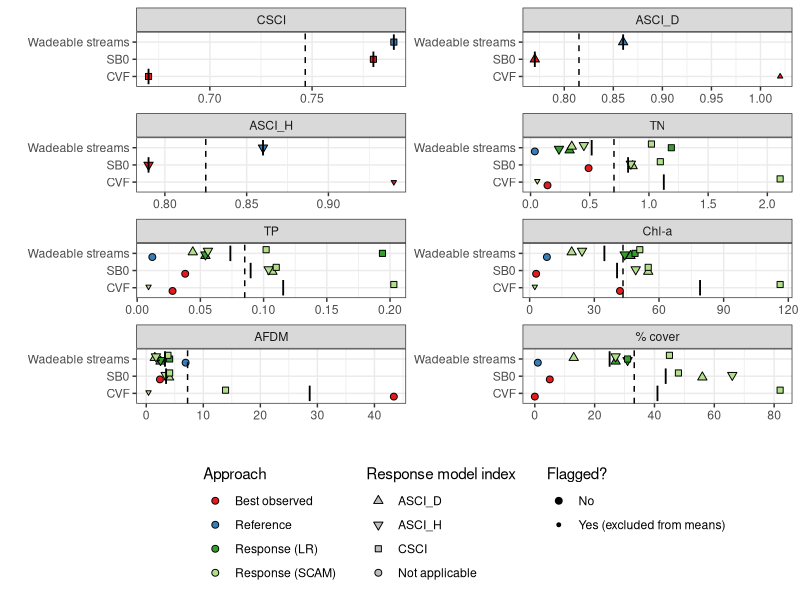
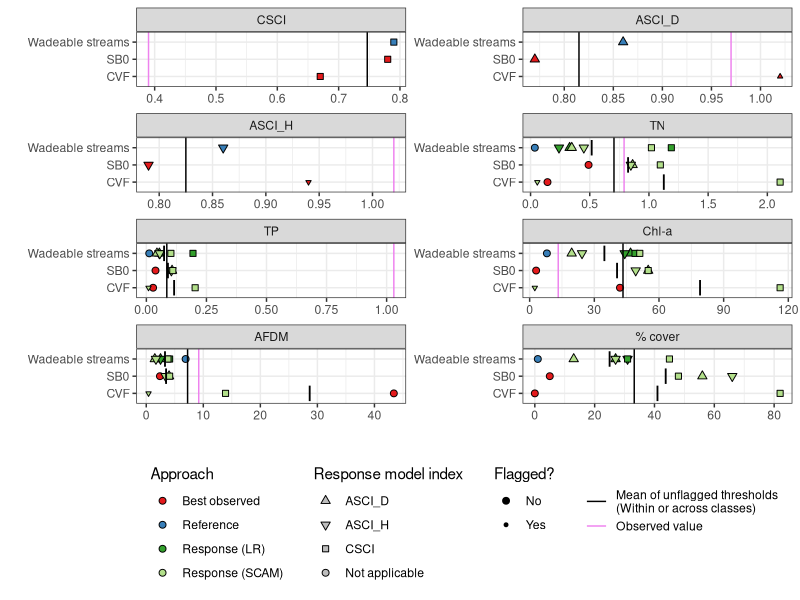
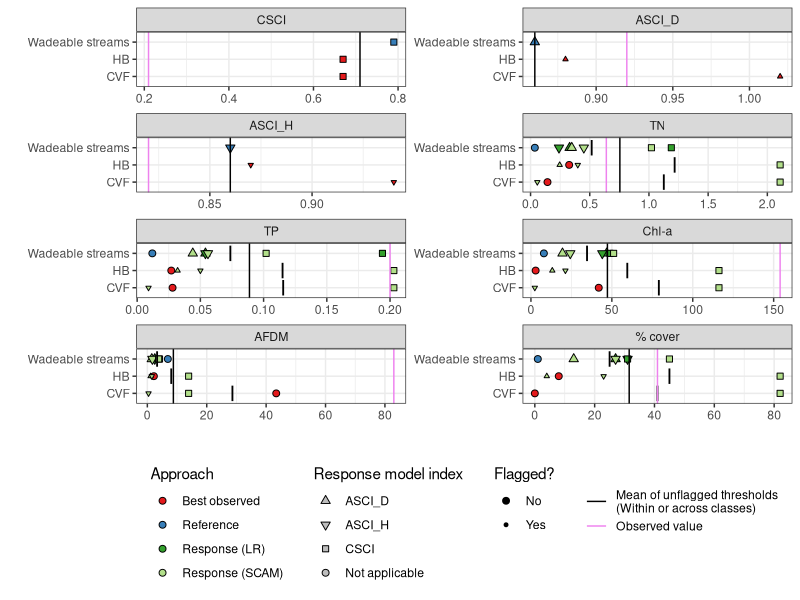
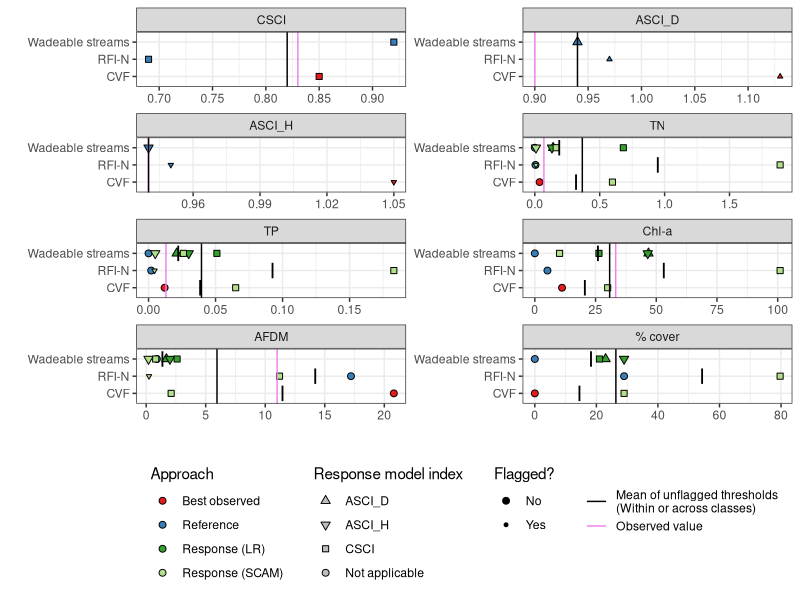

Generate these figures, in order, with R:
library(tidyverse)
library(ggplot2)

#Load and prep required data
thresholds_df<-read_csv("Data/mod_channel_thresholds.csv") %>%
  mutate(Indicator = factor(Indicator, levels = unique(Indicator)),
         Flagged = !is.na(Flag),
         Approach4 = case_when(Approach=="Response"~paste0("Response (",Response_model_form,")"),
                               T~Approach))


#Get user info

#Get thresholds
synthesize_thresholds_plotdata<-function(
    classes,
    indicators = c("CSCI","ASCI_D","ASCI_H","TN","TP","Chl-a","AFDM","% cover"),
    stringency="Intermediate") {
  
  
  thresh_dat<-thresholds_df %>%
    filter(Stringency==stringency) %>%
    # filter(!Flagged) %>%
    filter(Class %in% c("Wadeable streams",classes)) %>%
    filter(Indicator %in% indicators) %>%
    mutate(Index = case_when(Indicator_Type=="Biointegrity"~Indicator,
                             Approach=="Response"~Response_model_index,
                             T~"Not applicable"))
  thresh_dat_sum<-thresh_dat %>%
    filter(!Flagged) %>%
    group_by(Indicator) %>%
    summarise(Threshold_mean= mean(Threshold_value, na.rm=T))
  thresholds_plotdata <- list(thresh_dat, thresh_dat_sum)
  thresholds_plotdata
}

synthesize_thresholds_plot<-function(
    classes,
    indicators = c("CSCI","ASCI_D","ASCI_H","TN","TP","Chl-a","AFDM","% cover"),
    stringency="Intermediate") {
  
  thresholds_plotdata <- synthesize_thresholds_plotdata(classes=classes, indicators=indicators, stringency = stringency)
  ggplot(data=thresholds_plotdata[[1]], 
         aes(x=Class, y=Threshold_value))+
    # geom_point(aes(color=Approach), position=position_jitter(height=0, width=.1))+
    
    geom_point(aes(fill=Approach4, shape=Index, 
                   size=Flagged),
               position=position_dodge(width=.5))+
    # stat_summary(data=. %>% filter(!Flagged), fun.y="mean", shape=8, size=.5)+
    stat_summary(data=. %>% filter(!Flagged), fun.y="mean", geom="crossbar", size=.25)+
    geom_hline(data=thresholds_plotdata[[2]], aes(yintercept=Threshold_mean), linetype="dashed", size=.5)+
    # stat_summary( fun.y="mean", shape=10)+
    facet_wrap(~Indicator, scales="free", ncol=2)+
    scale_shape_manual(values=c(24,25,22, 21), name="Response model index")+
    scale_fill_manual(values=c("#e41a1c","#377eb8","#33a02c","#b2df8a"), name="Approach")+
    scale_size_manual(values=c(2,1), name="Flagged?", labels=c("No","Yes (excluded from means)"))+
    theme_bw()+
    coord_flip()+
    guides(shape=guide_legend(override.aes = list(fill="gray", size=2), order=2),
           fill=guide_legend(override.aes = list(shape=21, size=2), order=1),
           size=guide_legend(order=3)
    )+
    theme(legend.position = "bottom",
          legend.direction = "vertical")+
    xlab("")+ylab("")
}

# synthesize_thresholds_plot(classes=c("RFI-N","CVF","HB"))
synthesize_thresholds_plot(classes=c("CVF","SB0"),
                           indicators = c("CSCI","ASCI_D","ASCI_H","TN","TP","Chl-a","AFDM", "% cover"))
##

synthesize_thresholds_obs_plot<-function(
    classes,
    indicators = c("CSCI","ASCI_D","ASCI_H","TN","TP","Chl-a","AFDM","% cover"),
    CSCI=NA_real_,ASCI_D=NA_real_,ASCI_H=NA_real_, TN=NA_real_, TP=NA_real_, Chla=NA_real_, AFDM=NA_real_, Cover=NA_real_,
    stringency="Intermediate") {
  
  obs_data=tibble(
    Indicator=c("CSCI","ASCI_D","ASCI_H","TN","TP","Chl-a","AFDM","% cover"),
    Observed_value=c(CSCI, ASCI_D, ASCI_H, TN, TP, Chla, AFDM, Cover)
  ) %>%
    filter(Indicator %in%  indicators) %>%
    mutate(Indicator=factor(Indicator, levels=c("CSCI","ASCI_D","ASCI_H","TN","TP","Chl-a","AFDM","% cover")))
  
  thresholds_plotdata <- synthesize_thresholds_plotdata(classes=classes, indicators=indicators, stringency = stringency) 
  xdf <- obs_data %>%
    rename(Value=Observed_value) %>%
    mutate(DataType="Observed value") %>%
    bind_rows(
      thresholds_plotdata[[2]] %>%
        rename(Value=Threshold_mean) %>%
        mutate(DataType="Mean of thresholds")
    )
  multiple_thresholds<-thresholds_plotdata[[1]] %>%
    filter(!Flagged) %>%
    mutate(ClassIndicator = paste0(Class, Indicator)) %>%
    group_by(ClassIndicator) %>%
    tally() %>%
    ungroup()%>%
    filter(n>1) 
  
  ydf<-thresholds_plotdata[[1]] %>%
    mutate(ClassIndicator = paste0(Class, Indicator))
  ggplot(data=ydf, 
         aes(x=Class, y=Threshold_value))+
    # geom_point(aes(color=Approach), position=position_jitter(height=0, width=.1))+
    
    geom_point(aes(fill=Approach4, shape=Index, 
                   size=Flagged),
               position=position_dodge(width=0))+
    stat_summary(data=. %>% 
                   filter(!Flagged) %>%
                   filter(ClassIndicator %in% multiple_thresholds$ClassIndicator), fun.y="mean", geom="crossbar", size=.25)+
    # geom_hline(data=obs_data, aes(yintercept=Observed_value, color="Observed value"), linetype="dashed", size=.75)+scale_color_manual(values=c("violet"), name="")+
    # geom_hline(data=thresholds_plotdata[[2]], aes(yintercept=Threshold_mean), linetype="solid")+
    geom_hline(data=xdf, aes(yintercept=Value, color=DataType))+
    scale_color_manual(values=c("black","violet"), name="", labels=c("Mean of unflagged thresholds\n(Within or across classes)","Observed value"))+
    facet_wrap(~Indicator, scales="free", ncol=2)+
    scale_shape_manual(values=c(24,25,22, 21), name="Response model index")+
    scale_fill_manual(values=c("#e41a1c","#377eb8","#33a02c","#b2df8a"), name="Approach")+
    scale_size_manual(values=c(2,1), name="Flagged?", labels=c("No","Yes"))+
    theme_bw()+
    coord_flip()+
    guides(shape=guide_legend(override.aes = list(fill="gray", size=2), order=2),
           fill=guide_legend(override.aes = list(shape=21, size=2), order=1),
           size=guide_legend(order=3),
           color=guide_legend(order=4)
    )+
    theme(legend.position = "bottom",
          legend.direction = "vertical")+
    xlab("")+ylab("")
}


#Elder
test_plot<-synthesize_thresholds_obs_plot(classes=c("CVF","SB0"),
                                          indicators = c("CSCI","ASCI_D","ASCI_H","TN","TP","Chl-a","AFDM", "% cover"),
                                          CSCI=0.39, ASCI_D=0.97, ASCI_H=1.02, TN=0.79, TP=1.03, Chla=13.26, AFDM=9.2)

# library(cowplot)
# cowplot::plot_grid(test_plot +
#                      theme(legend.position = "none"),
#                    cowplot::get_legend(test_plot),
#                    nrow=2, rel_heights=c(1,.25),
#                    hjust=0)

ggsave(test_plot, filename="Figures/assessment_plot_alt_ELDER.jpg",
       dpi=300, height=8, width=7.75)

#Magpie
test_plot<-synthesize_thresholds_obs_plot(classes=c("CVF","HB"),
                                          indicators = c("CSCI","ASCI_D","ASCI_H","TN","TP","Chl-a","AFDM", "% cover"),
                                          CSCI=0.21, ASCI_D=0.92, ASCI_H=.82, TN=.64, TP=.2, Chla=154, AFDM=83, Cover=41)

# library(cowplot)
# cowplot::plot_grid(test_plot +
#                      theme(legend.position = "none"),
#                    cowplot::get_legend(test_plot),
#                    nrow=2, rel_heights=c(1,.25),
#                    hjust=0)

ggsave(test_plot, filename="Figures/assessment_plot_alt_MAGPIE.jpg",
       dpi=300, height=8, width=7.75)

#Pine
test_plot<-synthesize_thresholds_obs_plot(classes=c("CVF","RFI-N"),
                                          indicators = c("CSCI","ASCI_D","ASCI_H","TN","TP","Chl-a","AFDM", "% cover"),
                                          CSCI=0.83, ASCI_D=0.9, ASCI_H=.94, TN=.07, TP=.013, Chla=33.3, AFDM=11, 
                                          stringency = "High")

# library(cowplot)
# cowplot::plot_grid(test_plot +
#                      theme(legend.position = "none"),
#                    cowplot::get_legend(test_plot),
#                    nrow=2, rel_heights=c(1,.25),
#                    hjust=0)

ggsave(test_plot, filename="Figures/assessment_plot_alt_PINE.jpg",
       dpi=300, height=8, width=7.75)
